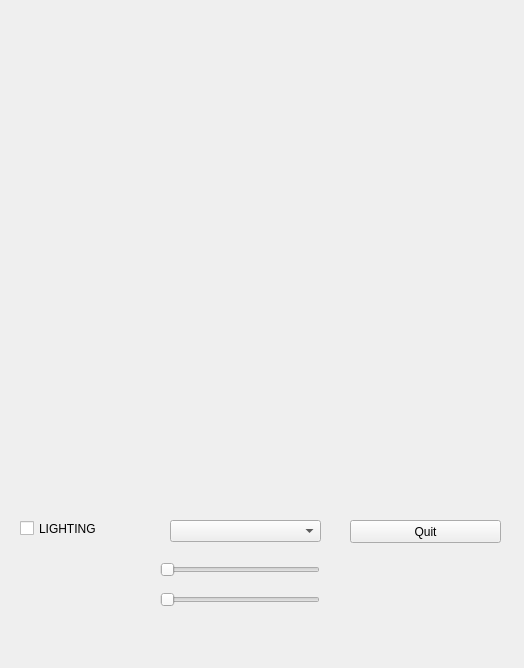
<?xml version="1.0" encoding="UTF-8"?>
<ui version="4.0">
 <class>MainWindow</class>
 <widget class="QMainWindow" name="MainWindow">
  <property name="geometry">
   <rect>
    <x>0</x>
    <y>0</y>
    <width>524</width>
    <height>668</height>
   </rect>
  </property>
  <property name="windowTitle">
   <string>OpenGL</string>
  </property>
  <widget class="QWidget" name="centralWidget">
   <widget class="GLWidget" name="widget" native="true">
    <property name="geometry">
     <rect>
      <x>9</x>
      <y>9</y>
      <width>500</width>
      <height>500</height>
     </rect>
    </property>
    <property name="sizePolicy">
     <sizepolicy hsizetype="Expanding" vsizetype="Preferred">
      <horstretch>0</horstretch>
      <verstretch>0</verstretch>
     </sizepolicy>
    </property>
   </widget>
   <widget class="QPushButton" name="pushButton">
    <property name="geometry">
     <rect>
      <x>350</x>
      <y>520</y>
      <width>151</width>
      <height>23</height>
     </rect>
    </property>
    <property name="text">
     <string>Quit</string>
    </property>
   </widget>
   <widget class="QCheckBox" name="checkBox">
    <property name="geometry">
     <rect>
      <x>20</x>
      <y>520</y>
      <width>171</width>
      <height>17</height>
     </rect>
    </property>
    <property name="text">
     <string>LIGHTING</string>
    </property>
   </widget>
   <widget class="QSlider" name="horizontalSlider">
    <property name="geometry">
     <rect>
      <x>160</x>
      <y>560</y>
      <width>160</width>
      <height>19</height>
     </rect>
    </property>
    <property name="orientation">
     <enum>Qt::Horizontal</enum>
    </property>
   </widget>
   <widget class="QSlider" name="horizontalSlider_2">
    <property name="geometry">
     <rect>
      <x>160</x>
      <y>590</y>
      <width>160</width>
      <height>19</height>
     </rect>
    </property>
    <property name="orientation">
     <enum>Qt::Horizontal</enum>
    </property>
   </widget>
   <widget class="QComboBox" name="comboBox">
    <property name="geometry">
     <rect>
      <x>170</x>
      <y>520</y>
      <width>151</width>
      <height>22</height>
     </rect>
    </property>
   </widget>
  </widget>
  <widget class="QMenuBar" name="menuBar">
   <property name="geometry">
    <rect>
     <x>0</x>
     <y>0</y>
     <width>524</width>
     <height>21</height>
    </rect>
   </property>
  </widget>
 </widget>
 <layoutdefault spacing="6" margin="11"/>
 <customwidgets>
  <customwidget>
   <class>GLWidget</class>
   <extends>QWidget</extends>
   <header>glwidget.h</header>
   <container>1</container>
  </customwidget>
 </customwidgets>
 <resources/>
 <connections>
  <connection>
   <sender>pushButton</sender>
   <signal>clicked()</signal>
   <receiver>MainWindow</receiver>
   <slot>close()</slot>
   <hints>
    <hint type="sourcelabel">
     <x>457</x>
     <y>333</y>
    </hint>
    <hint type="destinationlabel">
     <x>485</x>
     <y>217</y>
    </hint>
   </hints>
  </connection>
 </connections>
</ui>
